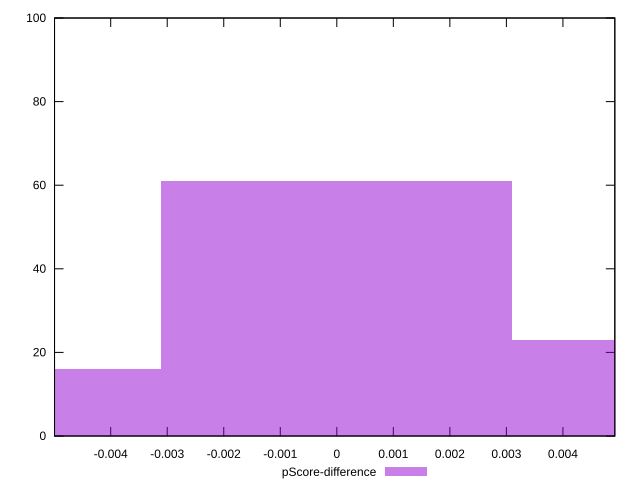

Recreate this plot in gnuplot.
reset

$pScoreDifference <<EOF
0 61
0.006207108871346843 23
-0.006207108871346843 16
EOF

set key outside below
set boxwidth 0.006207108871346843
set xrange [-0.004993588851631037:0.0049181813165208865]
set yrange [0:100]
set trange [0:100]
set style fill transparent solid 0.5 noborder
set terminal svg size 640, 490 enhanced background rgb 'white'
set output "reprap/first-contentful-paint/samples/pages+cached+noexternal+nomedia+nocss/pScore-difference/histogram.svg"

plot $pScoreDifference title "pScore-difference" with boxes

reset
